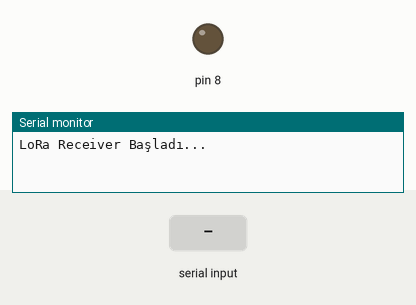
Simulated run of this sketch. Board: Arduino Uno, built with avr-gcc and run on an emulated ATmega328P. Parts: output pins drawn as LEDs (lit = HIGH), the last lines printed to the serial monitor. Inputs (shaded band) come from the test bench.

Above: at 1.2 s.
1.3 s: "a" received over the second serial link
At 1.6 s:
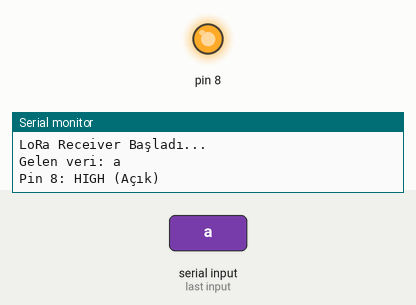
2.8 s: "b" received over the second serial link
At 4.0 s:
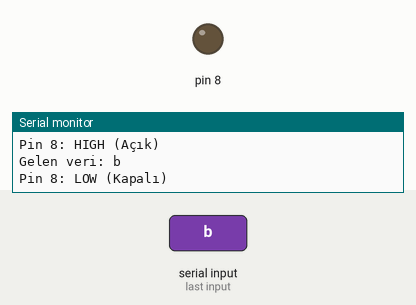
Timing chart, 0 to 5.8 s (numbered marks = the images above; inputs shaded):
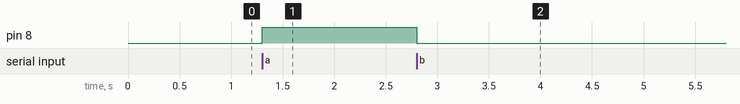

Measured:
- after the input at 1.3 s, pin 8: LOW → HIGH at once
- after the input at 2.8 s, pin 8: HIGH → LOW at once

The sketch:

lorarecv.ino
```cpp
#include <SoftwareSerial.h>

SoftwareSerial mySerial(2, 3); // RX, TX

void setup() {
  Serial.begin(9600);
  mySerial.begin(9600);

  pinMode(8, OUTPUT);
  digitalWrite(8, LOW); // Başlangıçta kapalı

  Serial.println("LoRa Receiver Başladı...");
}

void loop() {
  if (mySerial.available()) {
    char c = mySerial.read();
    Serial.print("Gelen veri: ");
    Serial.println(c);

    if (c == 'a') {
      digitalWrite(8, HIGH);
      Serial.println("Pin 8: HIGH (Açık)");
    } else if (c == 'b') {
      digitalWrite(8, LOW);
      Serial.println("Pin 8: LOW (Kapalı)");
    }
  }

  if (Serial.available()) {
    char d = Serial.read();
    mySerial.write(d);
  }
}
```
